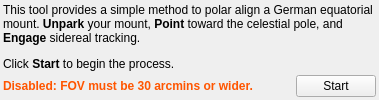
               <widget class="QWidget" name="PAHIntroPage">
                <layout class="QVBoxLayout" name="verticalLayout_3">
                 <property name="spacing">
                  <number>3</number>
                 </property>
                 <property name="leftMargin">
                  <number>3</number>
                 </property>
                 <property name="topMargin">
                  <number>3</number>
                 </property>
                 <property name="rightMargin">
                  <number>3</number>
                 </property>
                 <property name="bottomMargin">
                  <number>3</number>
                 </property>
                 <item>
                  <widget class="QLabel" name="label_5">
                   <property name="text">
                    <string>&lt;html&gt;&lt;head/&gt;&lt;body&gt;&lt;p&gt;This tool provides a simple method to polar align a German equatorial mount. &lt;span style=&quot; font-weight:600;&quot;&gt;Unpark&lt;/span&gt; your mount, &lt;span style=&quot; font-weight:600;&quot;&gt;Point&lt;/span&gt; toward the celestial pole, and &lt;span style=&quot; font-weight:600;&quot;&gt;Engage&lt;/span&gt; sidereal tracking.&lt;/p&gt;&lt;p&gt;Click &lt;span style=&quot; font-weight:600;&quot;&gt;Start&lt;/span&gt; to begin the process.&lt;/p&gt;&lt;/body&gt;&lt;/html&gt;</string>
                   </property>
                   <property name="wordWrap">
                    <bool>true</bool>
                   </property>
                  </widget>
                 </item>
                 <item>
                  <layout class="QHBoxLayout" name="horizontalLayout_10">
                   <property name="spacing">
                    <number>3</number>
                   </property>
                   <item>
                    <widget class="QLabel" name="FOVDisabledLabel">
                     <property name="text">
                      <string>&lt;html&gt;&lt;head/&gt;&lt;body&gt;&lt;p&gt;&lt;span style=&quot; font-weight:600; color:#ff5500;&quot;&gt;Disabled: FOV must be 30 arcmins or wider.&lt;/span&gt;&lt;/p&gt;&lt;/body&gt;&lt;/html&gt;</string>
                     </property>
                     <property name="textFormat">
                      <enum>Qt::RichText</enum>
                     </property>
                    </widget>
                   </item>
                   <item>
                    <spacer name="horizontalSpacer_5">
                     <property name="orientation">
                      <enum>Qt::Horizontal</enum>
                     </property>
                     <property name="sizeHint" stdset="0">
                      <size>
                       <width>40</width>
                       <height>20</height>
                      </size>
                     </property>
                    </spacer>
                   </item>
                   <item>
                    <widget class="QPushButton" name="PAHStartB">
                     <property name="text">
                      <string>Start</string>
                     </property>
                    </widget>
                   </item>
                  </layout>
                 </item>
                </layout>
               </widget>
